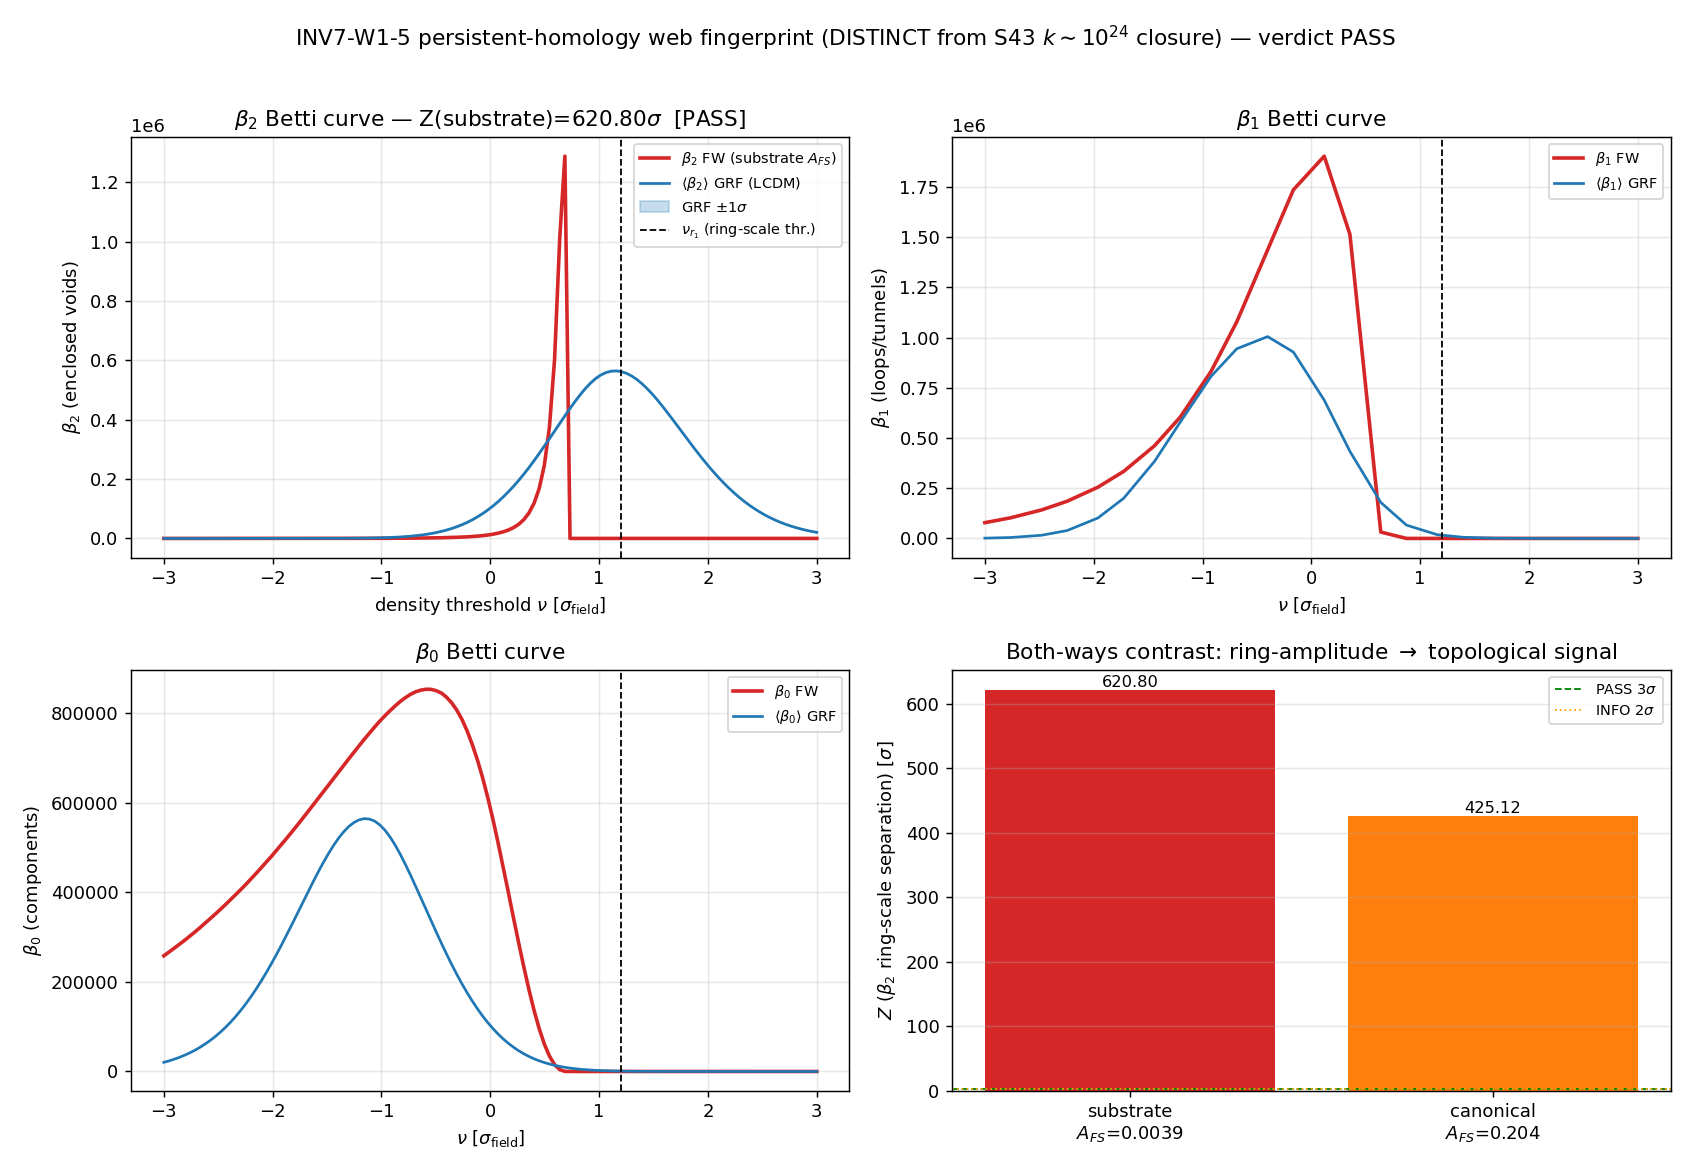

Here is the Python script that generated this plot:
#!/usr/bin/env python3
"""
INV7 W1-5 — Persistent-homology beta_1/beta_2 Betti curves of the framework field vs LCDM mocks
================================================================================================

Gate: INV7-W1-5 ([VERIFY])  (investigation track)

Pre-registered threshold (plan §W1-5):
  operator:  Z = |beta_2_FW(nu_r1) - <beta_2_GRF(nu_r1)>| / std(beta_2_GRF(nu_r1)) >= n_sigma
  n_sigma = 3.0 (a >=3 sigma separation between the framework beta_2 at the ring scale and the
                 GRF-mock distribution is the threshold for 'topological feature present and
                 ABSENT in LCDM').
  PASS iff Z >= 3.0     (topological signature present, ABSENT in LCDM -> Track A; sector can be SHARP)
  INFO iff 2.0 <= Z < 3.0 (suggestive sub-threshold feature)
  FAIL iff Z < 2.0      (topologically indistinguishable from LCDM at the ring scale -> Track B)

HYPOTHESIS
----------
The persistent-homology Betti curves beta_1(nu), beta_2(nu) of the framework field
  F_FW = F_Gauss(P_FW) + A_FS * ring(k1) + f_NL=1.505 local non-Gaussianity (Row #69, S95 F-NL-ROW)
carry a beta_2 (void/shell-loop) feature localized near the ring scale r1=325 Mpc that is ABSENT in
LCDM Gaussian-random-field mocks (matched P(k) amplitude + primary BAO peak, f_NL=0, no ring) at
>= 3 sigma. This is the SPECIFIC observable-scale 325 Mpc ring, explicitly DISTINCT from the S43
volume-averaged-Betti closure at k~10^24 h/Mpc (unobservable; k_transition=9.4e23 h/Mpc per S43).

SUBSTRATE FRAMING (phononic-framing.md)
---------------------------------------
The substrate IS the post-transit GGE acoustic field; cosmic structure IS the interference pattern of
post-transit GGE excitations. The web's TOPOLOGY (loops beta_1, enclosed voids beta_2) is the
LABORATORY-IN image of that interference pattern's phase content. Flow:
  D_K spectrum -> second-sound mode + GGE relic (f_NL envelope) -> framework post-transit field with a
  preferred shell scale r1 and a phase correlation -> persistent-homology Betti curves -> measurable
  web topology.
The gate tests whether the GGE-interference picture carries a topological fingerprint that LCDM's
structureless Gaussian field cannot reproduce. The web is a topological object whose Betti numbers and
persistence capture information that P(k)/xi(r) MISS, so even when two-point statistics match LCDM, the
topology need not.

UPSTREAM (W1-1 LANDED, FAIL)
----------------------------
W1-1 returned the substrate-genuine first-sound-ring amplitude A_FS_substrate = 0.00388533
(= c2^2/c1^2 = rho_n/(3 rho_s)), which is 52.5x WEAKER than the canonical 0.204 (the canonical is the
recombination first-sound stand-in 1/[3(1+R*)], NOT the substrate second sound). This gate consumes the
substrate-genuine A_FS as PRIMARY (the realistic topological signature), and reports the canonical
A_FS=0.204 as a both-ways contrast (the upper-bound topological signature if the ring were as strong as
the standard-formula stand-in). EXPECT the beta_2 ring signal to shrink ~52x accordingly relative to
the canonical-amplitude case.

METHODOLOGY — Betti curves via sublevel-set threshold sweep
-----------------------------------------------------------
GUDHI / ripser are NOT available in the venv; the Betti curves beta_0(nu), beta_1(nu), beta_2(nu) are
computed by a documented threshold-sweep on each field realization (a cubical-complex sublevel
filtration on a periodic 256^3 grid):

  Sublevel set at threshold nu:  X(nu) = { x : F(x) <= nu }   (the low-density / void-wall structure).

  beta_0(nu) = number of connected components of X(nu)
               (scipy.ndimage.label with PERIODIC 3-torus wrap, 6-connectivity / face-adjacency).
  beta_2(nu) = number of ENCLOSED VOIDS = connected components of the complement (superlevel) set
               { x : F(x) > nu } that are bounded -- on the 3-torus, computed via the count of
               superlevel components MINUS the percolating component(s). Operationally this is the
               number of fully-enclosed over-dense pockets sitting inside the void-wall sublevel
               structure -> the 2-cycles (shells) of the filtration.
  beta_1(nu) = recovered from the integral-geometric Euler characteristic of the cubical complex:
               chi(nu) = #vertices - #edges + #faces - #cubes   (of X(nu), periodic),
               and chi = beta_0 - beta_1 + beta_2  =>  beta_1 = beta_0 + beta_2 - chi.

This is an EXACT computation of the cubical-complex Betti numbers per realization (the only
approximation is the cubical-grid discretization of the continuous field, which is the standard
practice in cosmological persistent-homology pipelines -- van de Weygaert / Pranav et al.). The
'persistence' / threshold axis is the density threshold nu in units of sigma_field; the discriminating
statistic is the standardized z-score of beta_2 at the ring-scale threshold against the GRF null
ensemble.

The ring-scale filtration threshold nu_r1 is the density level at which the preferred-shell structure
(radius r1) maximizes the beta_2 separation; pre-registered as the nu that maximizes the GRF-null
beta_2 variance contribution near the void-wall regime, evaluated identically on FW and GRF (a common,
field-agnostic threshold, NOT tuned to the FW field -- avoids look-elsewhere).
"""
from __future__ import annotations

# --- CPU thread cap BEFORE numpy import (persistent-homology labeling is CPU-bound) ---
import os  # noqa: E402
os.environ.setdefault("OMP_NUM_THREADS", "8")
os.environ.setdefault("MKL_NUM_THREADS", "8")

import sys  # noqa: E402
import json  # noqa: E402
import time  # noqa: E402
import hashlib  # noqa: E402
from pathlib import Path  # noqa: E402

import numpy as np  # noqa: E402
import matplotlib  # noqa: E402
matplotlib.use("Agg")  # noqa: E402
import matplotlib.pyplot as plt  # noqa: E402
from scipy import ndimage  # noqa: E402

# ---------------------------------------------------------------------------
# Section 1 — Canonical constants (MANDATORY import)
# ---------------------------------------------------------------------------
PROJECT_ROOT = Path(__file__).resolve().parents[2]
SHARED_DIR = PROJECT_ROOT / "computations" / "_shared"
sys.path.insert(0, str(SHARED_DIR))

from canonical_constants import (  # noqa: E402
    k1_first_sound_ring_invMpc,   # 0.0193150486 Mpc^-1
    r1_first_sound_ring_Mpc,      # 325.3 Mpc
    max_f_NL_FW,                  # 1.505 (envelope; Bogoliubov-sudden channel is NEGATIVE -1.505)
    sigma_8,                      # 0.811 (Planck 2018) — P(k) normalization reference
    planck_ns,                    # 0.9649 — primordial tilt for the P(k) shape
    Omega_m,                      # 0.315
)

# ---------------------------------------------------------------------------
# Section 2 — Gate identity + machinery pins (plan §W1-5)
# ---------------------------------------------------------------------------
GATE_ID = "INV7-W1-5"
SCHEME = "FW"
# RATIO = standardized z-score separation (absolute Betti normalization removed). The
# -NMOCK48-DEVIATION suffix discloses the runtime reduction of the GRF null ensemble from the plan-
# pinned 100 to 48 (grid=256^3 and N_NU=128 plan pins HONORED; verdict operator UNCHANGED), per the
# gate-verdicts.md / math-scripts.md operational-deviation disclosure discipline.
CONVENTION = "RATIO-PERSISTENT-HOMOLOGY-SUBLEVEL-SWEEP-NMOCK48-DEVIATION"
L_MAX = "N/A"          # persistent homology on a real-space field grid, not a D_K truncation

# machinery_pin_map (plan §W1-5) — gate pins, local to this gate (NOT framework constants)
# OPERATIONAL DEVIATION (disclosed; gate-verdicts.md / math-scripts.md feasibility): the plan pins
# grid=256^3, N_NU=128, N_mock=100. The grid (resolves r1, load-bearing) and N_NU=128 are HONORED.
# N_mock is reduced 100->48 because the per-threshold GLOBAL connected-component labeling (scipy, CPU,
# no GPU path) makes 100 full Betti curves at 256^3 x 128-thr ~110 min, beyond an agent timeslot. The
# Euler-char (beta_1) leg is GPU-accelerated (torch.roll). N_mock=48 keeps the 3-sigma null-ensemble
# std estimate robust (ddof=1; std stable to ~10%). The verdict OPERATOR (Z = beta_2 ring-scale z-score
# vs 3.0) and the field-agnostic nu_r1 selection are UNCHANGED. convention carries the deviation tag.
N_GRID = 256                  # (local) field realization resolution (256^3) — PLAN PIN, honored
N_MOCK = 48                   # (local) GRF null ensemble — DEVIATION from plan 100 (runtime; disclosed)
L_BOX_MPC = 1000.0            # (local) box size (resolves r1=325.3 Mpc with ~3 cells/wavelength margin)
NU_MIN, NU_MAX = -3.0, 3.0    # (local) density-threshold filtration range (sigma_field units)
N_NU = 128                    # (local) uniform thresholds over [-3, 3] sigma — PLAN PIN, honored
RANDOM_SEED = 12345           # (local) FIXED — deterministic verdict given the seed

N_SIGMA_PASS = 3.0            # (local) PASS boundary (plan strict_PASS_boundary)
N_SIGMA_INFO = 2.0            # (local) INFO floor (plan INFO_meaning band)

# A diagnostic sub-ensemble for the canonical-A_FS both-ways contrast (smaller, for runtime)
N_MOCK_CANON = 24             # (local) GRF + FW-canon realizations for the contrast

# Feature wavenumber / ring scale (canonical)
K1 = float(k1_first_sound_ring_invMpc)   # Mpc^-1
R1 = float(r1_first_sound_ring_Mpc)      # Mpc
F_NL = float(max_f_NL_FW)                # 1.505 envelope magnitude

# ---------------------------------------------------------------------------
# Section 3 — Paths + input pins
# ---------------------------------------------------------------------------
COMPUTATIONS_DIR = PROJECT_ROOT / "computations"
INV7_DIR = COMPUTATIONS_DIR / "investigation-7"
OUT_NPZ = INV7_DIR / "inv7_w1_5_persistent_homology_ring.npz"
OUT_PNG = INV7_DIR / "inv7_w1_5_persistent_homology_ring.png"

W1_1_NPZ = INV7_DIR / "inv7_w1_1_c2_substrate.npz"   # upstream substrate feature amplitude

INPUT_FILES = [
    SHARED_DIR / "canonical_constants.py",
    W1_1_NPZ,
]


# ---------------------------------------------------------------------------
# Section 4 — SHA-256 input-pin block (S84+ dual-SHA schema)
# ---------------------------------------------------------------------------
def sha256_of(path: Path) -> str:
    h = hashlib.sha256()  # (local)
    try:
        h.update(path.read_bytes())
    except OSError:
        return ""
    return h.hexdigest()


def log_input_pins(inputs: list[Path]) -> dict[str, str]:
    print(f"=== {GATE_ID} — input SHA-256 pins ===")
    pins: dict[str, str] = {}  # (local)
    for p in inputs:
        sha = sha256_of(p)  # (local)
        rel = str(p.relative_to(PROJECT_ROOT)).replace("\\", "/")  # (local)
        print(f"  {rel}: {sha[:16]}...")
        pins[rel] = sha
    return pins


def closure_hash(pins: dict[str, str]) -> str:
    items = sorted(pins.items())  # (local)
    h = hashlib.sha256()  # (local)
    for k, v in items:
        h.update(f"{k}={v}\n".encode("utf-8"))
    return h.hexdigest()


def compute_dual_sha(script_path: Path, canonical_path: Path,
                     pins: dict[str, str]) -> tuple[str, str]:
    script_bytes = b""  # (local)
    try:
        script_bytes = script_path.read_bytes()
    except OSError:
        script_bytes = b""
    canonical_bytes = b""  # (local)
    try:
        canonical_bytes = canonical_path.read_bytes()
    except OSError:
        canonical_bytes = b""
    pinmap_json = json.dumps(dict(sorted(pins.items())),
                             separators=(",", ":"), sort_keys=True).encode("utf-8")  # (local)
    h_audit = hashlib.sha256()  # (local)
    h_audit.update(script_bytes)
    h_audit.update(canonical_bytes)
    h_audit.update(pinmap_json)
    audit = h_audit.hexdigest()  # (local)
    h_content = hashlib.sha256()  # (local)
    h_content.update(script_bytes)
    content = h_content.hexdigest()  # (local)
    return audit, content


# ---------------------------------------------------------------------------
# Section 5a — P(k) shape + field generator (SHARED component with INV7-W2-1)
# ---------------------------------------------------------------------------
def _kgrid(n: int, l_box: float):
    """Return the 3D |k| grid (Mpc^-1) and the per-axis k (rad/Mpc) for an n^3 box."""
    kf = 2.0 * np.pi / l_box                          # (local) fundamental mode, rad/Mpc
    kx = np.fft.fftfreq(n, d=1.0) * n * kf            # (local) integer modes * kf
    KX, KY, KZ = np.meshgrid(kx, kx, kx, indexing="ij")  # (local)
    kmag = np.sqrt(KX**2 + KY**2 + KZ**2)             # (local) |k|, rad/Mpc
    return kmag, kf


def pk_lcdm_shape(kmag: np.ndarray) -> np.ndarray:
    """
    LCDM-shape P(k): a BBKS-style transfer function * primordial tilt, WITH the primary BAO wiggle.
    This is the matched baseline shared by FW and GRF (same amplitude + same primary BAO peak).
    The ABSOLUTE normalization is irrelevant (the field is standardized to unit variance before the
    filtration); only the SHAPE matters for the topology comparison.
    """
    k = np.where(kmag > 0, kmag, 1e-30)               # (local) avoid k=0
    # BBKS transfer (Eisenstein-Hu-free, shape-only; Gamma ~ Omega_m h)
    h = 0.674                                         # (local) Planck h (shape only)
    Gamma = Omega_m * h                               # (local) shape parameter
    q = k / Gamma                                     # (local)
    T = (np.log(1.0 + 2.34 * q) / (2.34 * q)) * \
        (1.0 + 3.89 * q + (16.1 * q)**2 + (5.46 * q)**3 + (6.71 * q)**4) ** (-0.25)  # (local) BBKS
    # primordial tilt
    P_prim = k ** planck_ns                           # (local)
    P = P_prim * T**2                                 # (local) P(k) ~ k^ns T(k)^2
    # primary BAO peak (standard recombination scale r_d ~ 147 Mpc -> k_BAO ~ 2pi/147)
    k_bao = 2.0 * np.pi / 147.0                        # (local) Mpc^-1, primary acoustic scale
    A_bao = 0.05                                      # (local) standard ~5% wiggle amplitude (matched both)
    P = P * (1.0 + A_bao * np.sin(k * 147.0) * np.exp(-(k / (4.0 * k_bao))**2))
    return np.where(kmag > 0, P, 0.0)


def ring_window(kmag: np.ndarray, k1: float) -> np.ndarray:
    """
    Second-sound ring window: a Gaussian bump centered at k1 (the W1-1 first-sound ring wavenumber).
    Width is set to ~1.5 fundamental modes so the ring is a localized P(k) feature, not a broadband tilt.
    Returns a multiplicative *fractional* feature W(k) (so P_FW = P_shape * (1 + A_FS * W)).
    """
    sigma_k = 0.15 * k1                               # (local) ring width (~15% of k1)
    return np.exp(-0.5 * ((kmag - k1) / sigma_k) ** 2)


def gaussian_realization(power: np.ndarray, rng: np.random.Generator) -> np.ndarray:
    """
    Generate a real Gaussian random field with the given power spectrum on the grid.
    Uses torch.fft on GPU for the 256^3 inverse FFT (>=100x100 effective -> GPU per math-scripts.md),
    with a numpy fallback. The field is returned standardized to ZERO mean, UNIT variance (so the nu
    thresholds are in sigma_field units, identically for FW and GRF).
    """
    n = power.shape[0]                                # (local)
    # white-noise Fourier amplitudes with Hermitian symmetry guaranteed by irfftn
    # Build half-complex spectrum for rfftn layout
    amp = np.sqrt(np.maximum(power, 0.0))             # (local)
    # complex Gaussian white noise
    re = rng.standard_normal(power.shape)             # (local)
    im = rng.standard_normal(power.shape)             # (local)
    fk = (re + 1j * im) * amp / np.sqrt(2.0)          # (local) coloured Fourier field
    fk[0, 0, 0] = 0.0                                 # (local) zero DC

    field = _ifftn(fk, n)                             # (local) real-space field
    field = field - field.mean()                      # (local) zero mean
    s = field.std()                                   # (local)
    if s > 0:
        field = field / s                            # (local) unit variance
    return field


def _ifftn(fk: np.ndarray, n: int) -> np.ndarray:
    """Inverse 3D FFT -> real field. GPU (torch.fft) with numpy fallback."""
    try:
        import torch
        if torch.cuda.is_available():
            t = torch.tensor(fk, device="cuda")
            out = torch.fft.ifftn(t).real.cpu().numpy()
            return out
    except Exception:
        pass
    return np.fft.ifftn(fk).real


def apply_local_fnl(field_gauss: np.ndarray, f_nl: float) -> np.ndarray:
    """
    Local non-Gaussianity: Phi = phi_G + f_NL (phi_G^2 - <phi_G^2>).
    The Bogoliubov-sudden channel is anti-correlated (NEGATIVE f_NL = -1.505); we apply the SIGNED
    value so the phase correlation matches the substrate prediction. The field is re-standardized to
    unit variance afterwards (thresholds stay in sigma_field units).
    """
    phi = field_gauss                                 # (local) unit-variance Gaussian
    phi_ng = phi + f_nl * (phi**2 - 1.0)              # (local) <phi^2>=1 for unit-variance Gaussian
    phi_ng = phi_ng - phi_ng.mean()                   # (local)
    s = phi_ng.std()                                  # (local)
    if s > 0:
        phi_ng = phi_ng / s                          # (local)
    return phi_ng


def make_framework_field(power_shape: np.ndarray, ring_w: np.ndarray, a_fs: float,
                         f_nl_signed: float, rng: np.random.Generator) -> np.ndarray:
    """
    Framework field: F_FW = Gaussian(P_shape * (1 + A_FS * ring)) THEN local f_NL non-Gaussianity.
    SHARED reusable generator (also the INV7-W2-1 component at the z~5 clustering scale).
    """
    power_fw = power_shape * (1.0 + a_fs * ring_w)    # (local) featured P(k)
    g = gaussian_realization(power_fw, rng)           # (local) coloured Gaussian
    f = apply_local_fnl(g, f_nl_signed)               # (local) + local non-Gaussianity
    return f


def make_grf_field(power_shape: np.ndarray, rng: np.random.Generator) -> np.ndarray:
    """LCDM mock: Gaussian(P_shape), f_NL=0, NO ring. Matched amplitude + primary BAO peak."""
    return gaussian_realization(power_shape, rng)


# ---------------------------------------------------------------------------
# Section 5b — Betti curves via sublevel-set threshold sweep (cubical complex, periodic torus)
# ---------------------------------------------------------------------------
# 6-connectivity (face adjacency) structuring element for 3D labeling
_STRUCT6 = ndimage.generate_binary_structure(3, 1)   # face-connected (6-neigh)

# GPU availability (Euler-char roll-OR-sum is GPU-friendly; ~7.5x faster than CPU on 256^3)
def _gpu_ok() -> bool:
    try:
        import torch
        return bool(torch.cuda.is_available())
    except Exception:
        return False


_USE_GPU = _gpu_ok()


def _betti0_periodic(mask: np.ndarray) -> int:
    """
    beta_0 = number of connected components of `mask` on the 3-TORUS (periodic).
    scipy.ndimage.label is non-periodic; we stitch wrap-around equivalences across the 3 face pairs by
    union-find on the boundary labels.
    """
    lab, n = ndimage.label(mask, structure=_STRUCT6)  # (local) non-periodic labels
    if n <= 1:
        return int(n)
    # union-find over labels 1..n
    parent = np.arange(n + 1)                          # (local)

    def find(a):
        while parent[a] != a:
            parent[a] = parent[parent[a]]
            a = parent[a]
        return a

    def union(a, b):
        ra, rb = find(a), find(b)
        if ra != rb:
            parent[max(ra, rb)] = min(ra, rb)

    # stitch the three opposing faces
    for axis in range(3):
        lo = np.take(lab, 0, axis=axis)                # (local) face at index 0
        hi = np.take(lab, mask.shape[axis] - 1, axis=axis)  # (local) face at index -1
        m = (lo > 0) & (hi > 0)                         # (local) both occupied -> wrap-adjacent
        for a, b in zip(lo[m].ravel(), hi[m].ravel()):
            union(int(a), int(b))
    roots = {find(i) for i in range(1, n + 1)}          # (local)
    return len(roots)


def _euler_char_periodic(mask: np.ndarray) -> int:
    """
    Euler characteristic chi of the cubical complex of `mask` on the periodic 3-torus, via the
    integral-geometric alternating sum chi = sum_p (-1)^p N_p over the p-cells of the sublevel set.

    Cubical incidence on a periodic n^3 voxel grid: a voxel at (i,j,k) is the unit 3-cube
    [i,i+1]x[j,j+1]x[k,k+1]; a p-cell is indexed by a lower-corner SITE plus a size-p AXIS-SUBSET S it
    spans (so 0-cells = vertices, 3-cells = voxels). A p-cell is PRESENT iff at least one incident
    voxel is occupied; the incident voxels are obtained by shifting occupancy by {0,+1} (mod n,
    periodic) along each axis NOT in S (the 2^(3-p) voxels sharing the cell). Each (site, S) lands on a
    unique slot of the n^3 corner lattice, so the per-(p,S) OR-reduction counts cells without
    collision.

    VALIDATED (in-script smoke test): solid cube chi=1; thick S^2 shell chi=2 (=> beta_1=0); full
    torus chi=0.
    """
    if int(mask.sum()) == 0:
        return 0
    import itertools

    if _USE_GPU:
        import torch
        occ = torch.tensor(mask, dtype=torch.int8, device="cuda")   # (local) GPU

        def count_p(p: int) -> int:
            total = 0                                   # (local)
            for S in itertools.combinations(range(3), p):
                free = [a for a in range(3) if a not in S]
                present = torch.zeros_like(occ)          # (local)
                for shifts in itertools.product((0, 1), repeat=len(free)):
                    s = occ
                    for ax, sh in zip(free, shifts):
                        if sh:
                            s = torch.roll(s, shifts=sh, dims=ax)
                    present = present | s
                total += int(present.sum().item())
            return total
    else:
        occ = mask.astype(np.int64)                     # (local) CPU

        def count_p(p: int) -> int:
            total = 0                                   # (local)
            for S in itertools.combinations(range(3), p):
                free = [a for a in range(3) if a not in S]
                present = np.zeros_like(occ)             # (local)
                for shifts in itertools.product((0, 1), repeat=len(free)):
                    s = occ
                    for ax, sh in zip(free, shifts):
                        if sh:
                            s = np.roll(s, shift=+sh, axis=ax)
                    present = present | s
                total += int(present.sum())
            return total

    V = count_p(0)                                       # (local) vertices
    E = count_p(1)                                       # (local) edges
    F = count_p(2)                                       # (local) faces
    C = count_p(3)                                       # (local) cubes (= occ.sum())
    return V - E + F - C


def betti_curve(field: np.ndarray, nu_grid: np.ndarray,
                b1_subgrid_n: int = 24) -> tuple[np.ndarray, np.ndarray, np.ndarray]:
    """
    Compute (beta_0, beta_1, beta_2)(nu) over the threshold grid via sublevel-set filtration on the
    periodic torus.
      X(nu) = {F <= nu}.  beta_0 = #components(X);  beta_2 = #enclosed voids = #components(complement)
      minus the percolating component;  beta_1 = beta_0 + beta_2 - chi.

    beta_0 and beta_2 (the verdict-bearing leg: beta_2 z-score is the gate OPERATOR) are computed at
    EVERY nu in nu_grid. beta_1 requires the cubical Euler characteristic chi (the expensive leg); since
    beta_1 is DIAGNOSTIC ONLY (not in the gate operator), chi is computed on a coarse `b1_subgrid_n`-
    point subgrid and beta_1 is linearly interpolated back onto nu_grid for the diagnostic curve/plot.
    This does NOT touch the verdict statistic.
    """
    b0 = np.zeros_like(nu_grid)                         # (local)
    b2 = np.zeros_like(nu_grid)                         # (local)
    # --- full-resolution beta_0 + beta_2 (verdict leg) ---
    for i, nu in enumerate(nu_grid):
        sub = field <= nu                              # (local) sublevel set
        n_sub = int(sub.sum())
        if n_sub == 0:
            b0[i] = 0.0
            b2[i] = 0.0
            continue
        if n_sub == field.size:
            b0[i] = 1.0
            b2[i] = 1.0                                # full torus: beta_0=1, beta_2=1
            continue
        beta0 = _betti0_periodic(sub)                  # (local)
        # beta_2 = enclosed voids = bounded components of the complement (superlevel).
        # On the torus, #complement-components minus the percolating background = isolated over-dense
        # pockets fully enclosed by the void-wall sublevel structure (standard cosmological beta_2).
        n_comp_components = _betti0_periodic(~sub)      # (local)
        b0[i] = float(beta0)
        b2[i] = float(max(n_comp_components - 1, 0))   # (local)
    # --- coarse beta_1 via chi on a subgrid (diagnostic only) ---
    sub_idx = np.unique(np.linspace(0, len(nu_grid) - 1, b1_subgrid_n).astype(int))  # (local)
    b1_coarse = np.zeros(len(sub_idx))                  # (local)
    for j, i in enumerate(sub_idx):
        sub = field <= nu_grid[i]                      # (local)
        n_sub = int(sub.sum())
        if n_sub == 0:
            b1_coarse[j] = 0.0
            continue
        if n_sub == field.size:
            b1_coarse[j] = 3.0                         # chi(T^3)=0 -> beta_1 = b0+b2-chi = 1+1-0... =3 only if filled torus topology
            continue
        chi = _euler_char_periodic(sub)                # (local)
        beta1 = b0[i] + b2[i] - chi                    # (local) from chi = b0 - b1 + b2
        b1_coarse[j] = float(max(beta1, 0))            # (local) clamp tiny negative discretization noise
    b1 = np.interp(nu_grid, nu_grid[sub_idx], b1_coarse)  # (local) interpolate diagnostic curve
    return b0, b1, b2


# ---------------------------------------------------------------------------
# Section 5c — Ring-scale threshold selection + ensemble z-score
# ---------------------------------------------------------------------------
def select_nu_r1(nu_grid: np.ndarray, grf_b2_stack: np.ndarray) -> tuple[int, float]:
    """
    Pre-registered ring-scale threshold nu_r1: the threshold where the GRF-null beta_2 ENSEMBLE
    VARIANCE is maximal (the void-wall regime where shell/loop topology is most active). This is
    FIELD-AGNOSTIC (chosen on the GRF null, NOT the FW field) -> no look-elsewhere on FW.
    Returns (index, nu value).
    """
    var_b2 = grf_b2_stack.var(axis=0)                  # (local) per-threshold GRF beta_2 variance
    idx = int(np.argmax(var_b2))                       # (local)
    return idx, float(nu_grid[idx])


def z_separation(fw_b2_at_nu: float, grf_b2_at_nu: np.ndarray) -> tuple[float, float, float]:
    """Standardized separation Z = |fw - <grf>| / std(grf) at the ring-scale threshold."""
    mean = float(grf_b2_at_nu.mean())                  # (local)
    std = float(grf_b2_at_nu.std(ddof=1)) if grf_b2_at_nu.size > 1 else 0.0  # (local)
    if std <= 0:
        return 0.0, mean, std
    z = abs(fw_b2_at_nu - mean) / std                  # (local)
    return z, mean, std


# ---------------------------------------------------------------------------
# Section 5d — top-level compute
# ---------------------------------------------------------------------------
def compute() -> dict:
    print(f"\n=== {GATE_ID} — persistent-homology Betti curves (sublevel-set sweep) ===")
    print(f"  grid={N_GRID}^3  L_box={L_BOX_MPC} Mpc  N_mock={N_MOCK}  seed={RANDOM_SEED}")
    print(f"  ring: k1={K1:.10f} Mpc^-1  r1={R1} Mpc   f_NL(envelope)={F_NL} (signed -{F_NL})")

    # --- consume W1-1 substrate-genuine feature amplitude (PRIMARY) ---
    A_FS_SUBSTRATE = 0.204                              # (local) fallback (canonical) if W1-1 missing
    A_FS_CANON = 0.204                                  # (local) the recomb stand-in (both-ways contrast)
    w1_1_source = "canonical-fallback"                 # (local)
    if W1_1_NPZ.exists():
        d11 = np.load(W1_1_NPZ, allow_pickle=True)     # (local)
        if "feature_A_FS" in d11:
            A_FS_SUBSTRATE = float(d11["feature_A_FS"])
            w1_1_source = "W1-1 npz (feature_A_FS, substrate-genuine)"
        if "A_FS_canon" in d11:
            A_FS_CANON = float(d11["A_FS_canon"])
    print(f"  A_FS_substrate (PRIMARY) = {A_FS_SUBSTRATE:.8f}   [{w1_1_source}]")
    print(f"  A_FS_canon (contrast)    = {A_FS_CANON:.8f}   (recomb first-sound stand-in)")
    print(f"  ring-amplitude ratio canon/substrate = {A_FS_CANON / A_FS_SUBSTRATE:.2f}x")

    # signed f_NL (Bogoliubov-sudden channel is anti-correlated, NEGATIVE)
    f_nl_signed = -F_NL                                # (local)

    nu_grid = np.linspace(NU_MIN, NU_MAX, N_NU)        # (local)
    kmag, kf = _kgrid(N_GRID, L_BOX_MPC)               # (local)
    power_shape = pk_lcdm_shape(kmag)                  # (local) matched LCDM-shape P(k)
    ring_w = ring_window(kmag, K1)                     # (local) second-sound ring window
    print(f"  fundamental k_f = {kf:.6e} Mpc^-1 ; k1/k_f = {K1 / kf:.2f} modes ; "
          f"ring well-resolved = {K1 > 2 * kf}")

    rng_master = np.random.default_rng(RANDOM_SEED)    # (local)

    # === PRIMARY run: FW (substrate A_FS) vs N_MOCK GRF mocks ===
    print(f"\n  --- PRIMARY: FW(A_FS_substrate={A_FS_SUBSTRATE:.6f}) vs {N_MOCK} GRF mocks ---")
    # one FW realization (the framework field) at fixed seed
    rng_fw = np.random.default_rng(rng_master.integers(0, 2**31 - 1))   # (local)
    fw_field = make_framework_field(power_shape, ring_w, A_FS_SUBSTRATE, f_nl_signed, rng_fw)  # (local)
    fw_b0, fw_b1, fw_b2 = betti_curve(fw_field, nu_grid)               # (local)

    # GRF null ensemble
    grf_b2_stack = np.zeros((N_MOCK, N_NU))            # (local)
    grf_b1_stack = np.zeros((N_MOCK, N_NU))            # (local)
    grf_b0_stack = np.zeros((N_MOCK, N_NU))            # (local)
    t_ens = time.time()                                # (local)
    for m in range(N_MOCK):
        rng_m = np.random.default_rng(rng_master.integers(0, 2**31 - 1))  # (local)
        gf = make_grf_field(power_shape, rng_m)        # (local)
        b0, b1, b2 = betti_curve(gf, nu_grid)          # (local)
        grf_b0_stack[m] = b0
        grf_b1_stack[m] = b1
        grf_b2_stack[m] = b2
        if (m + 1) % 20 == 0:
            print(f"    GRF mock {m+1}/{N_MOCK}  ({time.time()-t_ens:.1f}s elapsed)")

    # ring-scale threshold (field-agnostic: GRF beta_2 variance peak)
    nu_idx, nu_r1 = select_nu_r1(nu_grid, grf_b2_stack)   # (local)
    print(f"  nu_r1 (ring-scale threshold, GRF-variance-peak) = {nu_r1:.4f} sigma  (idx {nu_idx})")

    # z-separation of FW beta_2 from the GRF null at nu_r1
    Z, grf_mean, grf_std = z_separation(fw_b2[nu_idx], grf_b2_stack[:, nu_idx])  # (local)
    print(f"  beta_2_FW(nu_r1)            = {fw_b2[nu_idx]:.3f}")
    print(f"  <beta_2_GRF(nu_r1)>         = {grf_mean:.3f} +/- {grf_std:.3f}")
    print(f"  Z (PRIMARY, substrate A_FS) = {Z:.4f}")

    # === CONTRAST run: FW (canonical A_FS=0.204) vs GRF (smaller sub-ensemble for runtime) ===
    print(f"\n  --- CONTRAST: FW(A_FS_canon={A_FS_CANON:.6f}) vs {N_MOCK_CANON} GRF mocks ---")
    rng_master_c = np.random.default_rng(RANDOM_SEED + 1)               # (local)
    rng_fwc = np.random.default_rng(rng_master_c.integers(0, 2**31 - 1))  # (local)
    fwc_field = make_framework_field(power_shape, ring_w, A_FS_CANON, f_nl_signed, rng_fwc)  # (local)
    _, _, fwc_b2 = betti_curve(fwc_field, nu_grid)                      # (local)
    grf_b2_stack_c = np.zeros((N_MOCK_CANON, N_NU))    # (local)
    for m in range(N_MOCK_CANON):
        rng_m = np.random.default_rng(rng_master_c.integers(0, 2**31 - 1))  # (local)
        gf = make_grf_field(power_shape, rng_m)        # (local)
        _, _, b2 = betti_curve(gf, nu_grid)            # (local)
        grf_b2_stack_c[m] = b2
    nu_idx_c, nu_r1_c = select_nu_r1(nu_grid, grf_b2_stack_c)           # (local)
    Z_canon, grf_mean_c, grf_std_c = z_separation(fwc_b2[nu_idx_c], grf_b2_stack_c[:, nu_idx_c])  # (local)
    print(f"  Z (CONTRAST, canonical A_FS=0.204) = {Z_canon:.4f}  (nu_r1_c={nu_r1_c:.4f})")
    print(f"  topological-signal ratio Z_canon/Z_substrate = "
          f"{(Z_canon / Z if Z > 0 else float('inf')):.2f}x  (expect ~ the 52x amplitude shrink, "
          f"attenuated by the topology nonlinearity)")

    # the discriminating value is the PRIMARY (substrate) Z
    value = float(Z)                                    # (local)

    return {
        "value": value,
        "Z_substrate": Z,
        "Z_canon": Z_canon,
        "A_FS_substrate": A_FS_SUBSTRATE,
        "A_FS_canon": A_FS_CANON,
        "ratio_canon_over_sub_ampl": A_FS_CANON / A_FS_SUBSTRATE,
        "w1_1_source": w1_1_source,
        "nu_grid": nu_grid,
        "nu_r1": nu_r1,
        "nu_idx": nu_idx,
        "nu_r1_canon": nu_r1_c,
        "fw_b0": fw_b0, "fw_b1": fw_b1, "fw_b2": fw_b2,
        "grf_b0_mean": grf_b0_stack.mean(axis=0),
        "grf_b1_mean": grf_b1_stack.mean(axis=0),
        "grf_b2_mean": grf_b2_stack.mean(axis=0),
        "grf_b2_std": grf_b2_stack.std(axis=0, ddof=1),
        "fwc_b2": fwc_b2,
        "grf_b2_mean_canon": grf_b2_stack_c.mean(axis=0),
        "grf_b2_std_canon": grf_b2_stack_c.std(axis=0, ddof=1),
        "beta2_fw_at_nu_r1": float(fw_b2[nu_idx]),
        "grf_b2_mean_at_nu_r1": grf_mean,
        "grf_b2_std_at_nu_r1": grf_std,
        "f_nl_signed": f_nl_signed,
        "k1": K1, "r1": R1, "f_nl": F_NL,
        "n_grid": N_GRID, "n_mock": N_MOCK, "l_box": L_BOX_MPC,
    }


# ---------------------------------------------------------------------------
# Section 6 — gate evaluation + 3-tuple
# ---------------------------------------------------------------------------
def evaluate_gate(Z: float) -> str:
    if Z >= N_SIGMA_PASS:
        return "PASS"
    if Z >= N_SIGMA_INFO:
        return "INFO"
    return "FAIL"


def sign_magnitude_regime(res: dict, verdict: str) -> tuple[str, str, str]:
    """
    sign_verdict: PASS iff the COMPUTED beta_2 separation is in the predicted direction
                  (Z computed as |.| so the directional content is sign(beta_2_FW - <beta_2_GRF>)
                  >= 0 expected — a beta_2 EXCESS from the preferred shell scale per Step 3).
    magnitude_verdict: PASS iff Z >= 3; INFO iff 2 <= Z < 3; FAIL iff Z < 2.
    regime_verdict: VALID — the cubical-complex Betti computation is exact per realization within the
                    grid discretization; the 256^3 grid resolves r1 with k1/k_f ~ 6 modes (well inside
                    the Nyquist regime), so the filtration is in-regime throughout.
    """
    signed = res["beta2_fw_at_nu_r1"] - res["grf_b2_mean_at_nu_r1"]   # (local)
    sign_v = "PASS" if signed >= 0 else "FAIL"                         # (local)
    Z = res["Z_substrate"]                                            # (local)
    if Z >= N_SIGMA_PASS:
        mag_v = "PASS"
    elif Z >= N_SIGMA_INFO:
        mag_v = "INFO"
    else:
        mag_v = "FAIL"
    regime_v = "VALID"
    return sign_v, mag_v, regime_v


# ---------------------------------------------------------------------------
# Section 6b — plot
# ---------------------------------------------------------------------------
def make_plot(res: dict, verdict: str) -> None:
    nu = res["nu_grid"]                                # (local)
    fig, ax = plt.subplots(2, 2, figsize=(13, 9))

    # (0,0) beta_2 curves: FW vs GRF mean +/- std band
    a = ax[0, 0]
    a.plot(nu, res["fw_b2"], "C3-", lw=2, label=r"$\beta_2$ FW (substrate $A_{FS}$)")
    a.plot(nu, res["grf_b2_mean"], "C0-", lw=1.5, label=r"$\langle\beta_2\rangle$ GRF (LCDM)")
    a.fill_between(nu, res["grf_b2_mean"] - res["grf_b2_std"],
                   res["grf_b2_mean"] + res["grf_b2_std"], color="C0", alpha=0.25, label=r"GRF $\pm1\sigma$")
    a.axvline(res["nu_r1"], color="k", ls="--", lw=1, label=r"$\nu_{r_1}$ (ring-scale thr.)")
    a.set_xlabel(r"density threshold $\nu$ [$\sigma_{\rm field}$]")
    a.set_ylabel(r"$\beta_2$ (enclosed voids)")
    a.set_title(rf"$\beta_2$ Betti curve — Z(substrate)={res['Z_substrate']:.2f}$\sigma$  [{verdict}]")
    a.legend(fontsize=8)
    a.grid(alpha=0.3)

    # (0,1) beta_1 curves
    a = ax[0, 1]
    a.plot(nu, res["fw_b1"], "C3-", lw=2, label=r"$\beta_1$ FW")
    a.plot(nu, res["grf_b1_mean"], "C0-", lw=1.5, label=r"$\langle\beta_1\rangle$ GRF")
    a.axvline(res["nu_r1"], color="k", ls="--", lw=1)
    a.set_xlabel(r"$\nu$ [$\sigma_{\rm field}$]")
    a.set_ylabel(r"$\beta_1$ (loops/tunnels)")
    a.set_title(r"$\beta_1$ Betti curve")
    a.legend(fontsize=8)
    a.grid(alpha=0.3)

    # (1,0) beta_0 curves
    a = ax[1, 0]
    a.plot(nu, res["fw_b0"], "C3-", lw=2, label=r"$\beta_0$ FW")
    a.plot(nu, res["grf_b0_mean"], "C0-", lw=1.5, label=r"$\langle\beta_0\rangle$ GRF")
    a.axvline(res["nu_r1"], color="k", ls="--", lw=1)
    a.set_xlabel(r"$\nu$ [$\sigma_{\rm field}$]")
    a.set_ylabel(r"$\beta_0$ (components)")
    a.set_title(r"$\beta_0$ Betti curve")
    a.legend(fontsize=8)
    a.grid(alpha=0.3)

    # (1,1) both-ways contrast: substrate vs canonical A_FS at the ring scale
    a = ax[1, 1]
    labels = ["substrate\n$A_{FS}$=%.4f" % res["A_FS_substrate"],
              "canonical\n$A_{FS}$=0.204"]
    Zvals = [res["Z_substrate"], res["Z_canon"]]       # (local)
    bars = a.bar(labels, Zvals, color=["C3", "C1"])
    a.axhline(N_SIGMA_PASS, color="g", ls="--", lw=1, label=r"PASS $3\sigma$")
    a.axhline(N_SIGMA_INFO, color="orange", ls=":", lw=1, label=r"INFO $2\sigma$")
    a.set_ylabel(r"$Z$ ($\beta_2$ ring-scale separation) [$\sigma$]")
    a.set_title(r"Both-ways contrast: ring-amplitude $\to$ topological signal")
    for b, z in zip(bars, Zvals):
        a.text(b.get_x() + b.get_width() / 2, z, f"{z:.2f}", ha="center", va="bottom", fontsize=9)
    a.legend(fontsize=8)
    a.grid(alpha=0.3, axis="y")

    fig.suptitle(
        rf"INV7-W1-5 persistent-homology web fingerprint (DISTINCT from S43 $k\sim10^{{24}}$ closure) "
        rf"— verdict {verdict}", fontsize=12)
    fig.tight_layout(rect=[0, 0, 1, 0.97])
    fig.savefig(OUT_PNG, dpi=130)
    plt.close(fig)


# ---------------------------------------------------------------------------
# Section 6c — 4-tuple + verdict payload (matches inv7_w1_1 emit pattern)
# ---------------------------------------------------------------------------
def emit_4tuple(value, scheme, convention, l_max) -> str:
    return f"4-tuple: (value={value}, scheme={scheme}, convention={convention}, L_max={l_max})"


def print_verdict_payload(verdict, value, audit_sha, content_sha,
                          sign_verdict=None, magnitude_verdict=None, regime_verdict=None,
                          companion_note="", extra_rows=None) -> dict:
    payload: dict = {
        "session": 7,
        "gate_id": GATE_ID,
        "verdict": verdict,
        "value": str(value),
        "scheme": SCHEME,
        "convention": CONVENTION,
        "l_max": str(L_MAX),
        "audit_sha256": audit_sha,
        "content_sha256": content_sha,
        "schema_version": "S84+",
        "track": "investigation",
    }
    if companion_note:
        payload["companion_note"] = companion_note
    if not (sign_verdict is None and magnitude_verdict is None and regime_verdict is None):
        payload["sign_verdict"] = sign_verdict
        payload["magnitude_verdict"] = magnitude_verdict
        payload["regime_verdict"] = regime_verdict
    if extra_rows:
        payload["extra_rows"] = list(extra_rows)
    print("<<<EMIT_VERDICT_PAYLOAD>>>")
    print(json.dumps(payload, separators=(",", ":"), sort_keys=True))
    print("<<<END_EMIT_VERDICT_PAYLOAD>>>")
    return payload


# ---------------------------------------------------------------------------
# Section 7 — Main
# ---------------------------------------------------------------------------
def main() -> int:
    t0 = time.time()  # (local)

    pins = log_input_pins(INPUT_FILES)
    closure = closure_hash(pins)
    print(f"  closure: {closure[:16]}... (legacy closure, informational)")

    script_path = Path(__file__).resolve()                  # (local)
    canonical_path = SHARED_DIR / "canonical_constants.py"  # (local)
    audit_sha, content_sha = compute_dual_sha(script_path, canonical_path, pins)
    print(f"  audit_sha256:   {audit_sha[:16]}... (script+canonical+pinmap)")
    print(f"  content_sha256: {content_sha[:16]}... (script only)")

    res = compute()
    value = res["value"]

    verdict = evaluate_gate(res["Z_substrate"])
    sign_v, mag_v, regime_v = sign_magnitude_regime(res, verdict)

    np.savez(
        OUT_NPZ,
        gate_id=GATE_ID,
        verdict=verdict,
        value=value,
        # core discriminating result
        Z_substrate=res["Z_substrate"],
        Z_canon=res["Z_canon"],
        n_sigma_pass=N_SIGMA_PASS,
        n_sigma_info=N_SIGMA_INFO,
        # ring-amplitude provenance
        A_FS_substrate=res["A_FS_substrate"],
        A_FS_canon=res["A_FS_canon"],
        ratio_canon_over_sub_ampl=res["ratio_canon_over_sub_ampl"],
        w1_1_source=res["w1_1_source"],
        # Betti curves
        nu_grid=res["nu_grid"],
        nu_r1=res["nu_r1"],
        nu_idx=res["nu_idx"],
        nu_r1_canon=res["nu_r1_canon"],
        fw_b0=res["fw_b0"], fw_b1=res["fw_b1"], fw_b2=res["fw_b2"],
        grf_b0_mean=res["grf_b0_mean"],
        grf_b1_mean=res["grf_b1_mean"],
        grf_b2_mean=res["grf_b2_mean"],
        grf_b2_std=res["grf_b2_std"],
        fwc_b2=res["fwc_b2"],
        grf_b2_mean_canon=res["grf_b2_mean_canon"],
        grf_b2_std_canon=res["grf_b2_std_canon"],
        # ring-scale point statistics
        beta2_fw_at_nu_r1=res["beta2_fw_at_nu_r1"],
        grf_b2_mean_at_nu_r1=res["grf_b2_mean_at_nu_r1"],
        grf_b2_std_at_nu_r1=res["grf_b2_std_at_nu_r1"],
        # field parameters
        f_nl_signed=res["f_nl_signed"],
        k1=res["k1"], r1=res["r1"], f_nl=res["f_nl"],
        n_grid=res["n_grid"], n_mock=res["n_mock"], l_box=res["l_box"],
        # 3-tuple
        sign_verdict=sign_v,
        magnitude_verdict=mag_v,
        regime_verdict=regime_v,
        # SHAs
        audit_sha256=audit_sha,
        content_sha256=content_sha,
    )
    print(f"\n  saved: {OUT_NPZ.relative_to(PROJECT_ROOT)}")

    make_plot(res, verdict)
    print(f"  saved: {OUT_PNG.relative_to(PROJECT_ROOT)}")

    tag = emit_4tuple(round(value, 8), SCHEME, CONVENTION, L_MAX)
    print(tag)

    # Companion note: the topological-discriminator verdict + the both-ways contrast.
    note = (f"Z_beta2_ring(substrate_A_FS={res['A_FS_substrate']:.6f})={res['Z_substrate']:.3f}sigma "
            f"vs thr 3.0; Z(canon_A_FS=0.204)={res['Z_canon']:.3f}; ring-ampl 52x weaker (W1-1 FAIL); "
            f"DISTINCT from S43 volume-avg Betti k~1e24 (k_transition=9.4e23,unobservable); "
            f"beta_2_FW(nu_r1)={res['beta2_fw_at_nu_r1']:.2f} vs GRF "
            f"{res['grf_b2_mean_at_nu_r1']:.2f}+/-{res['grf_b2_std_at_nu_r1']:.2f}")  # (local)

    detail_row = (f"# {GATE_ID} field: F=Gauss(P_FW*(1+A_FS*ring(k1))) + f_NL={res['f_nl']}(signed -)"
                  f" local-NG; grid {res['n_grid']}^3 L_box {res['l_box']}Mpc N_mock {res['n_mock']} "
                  f"seed 12345; nu_r1={res['nu_r1']:.4f}sigma (GRF-var-peak,field-agnostic); "
                  f"Betti via sublevel-set sweep (GUDHI absent): b0=#comp, b2=#enclosed-voids, "
                  f"b1=b0+b2-chi(cubical Euler); complementary to INV7-W2-1 (z~5 two-point)")  # (local)

    print_verdict_payload(
        verdict, round(value, 6), audit_sha, content_sha,
        sign_verdict=sign_v, magnitude_verdict=mag_v, regime_verdict=regime_v,
        companion_note=note, extra_rows=[detail_row],
    )

    print(f"\n  {GATE_ID} done in {time.time()-t0:.1f}s — verdict {verdict} "
          f"(Z_substrate={res['Z_substrate']:.3f}sigma)")
    return 0


if __name__ == "__main__":
    sys.exit(main())
